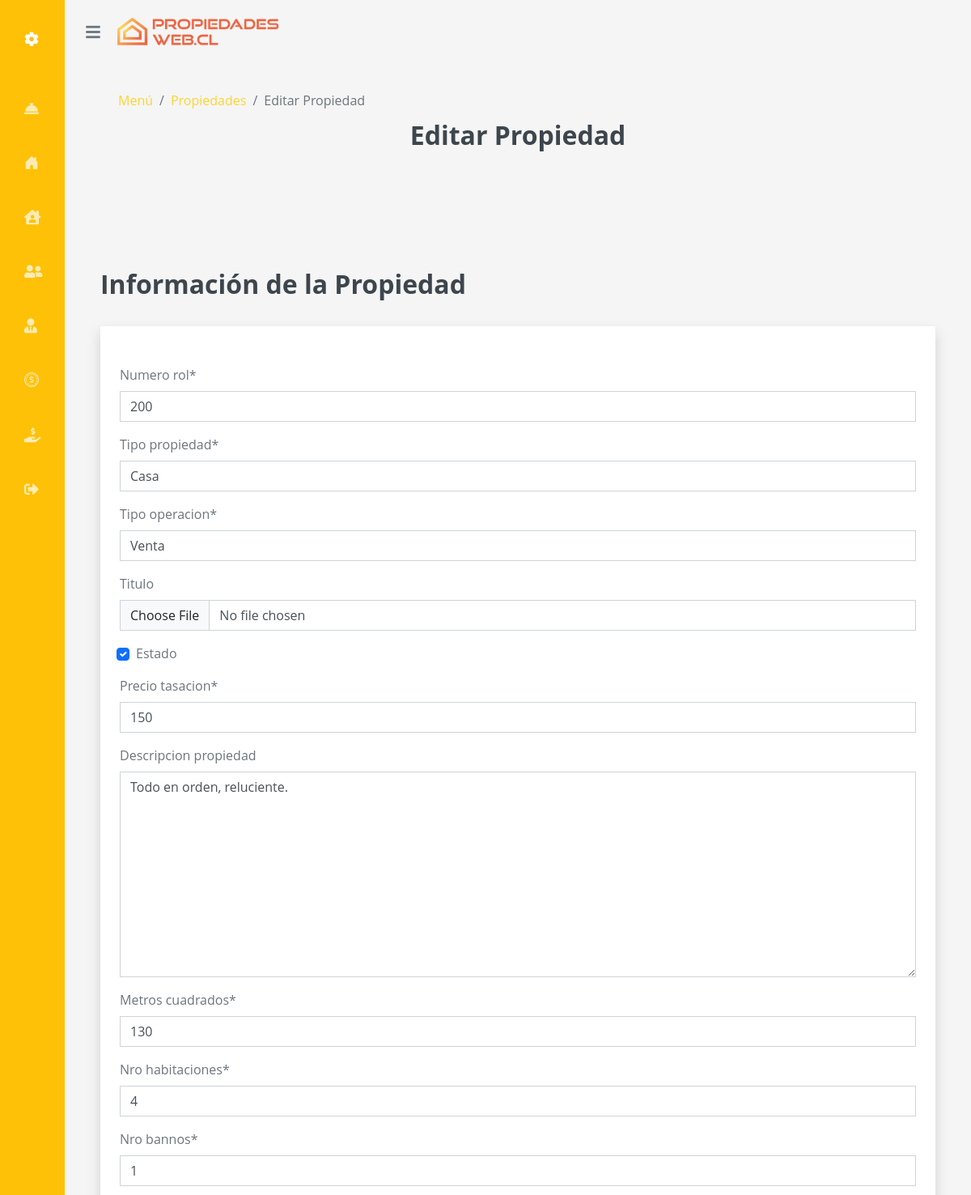
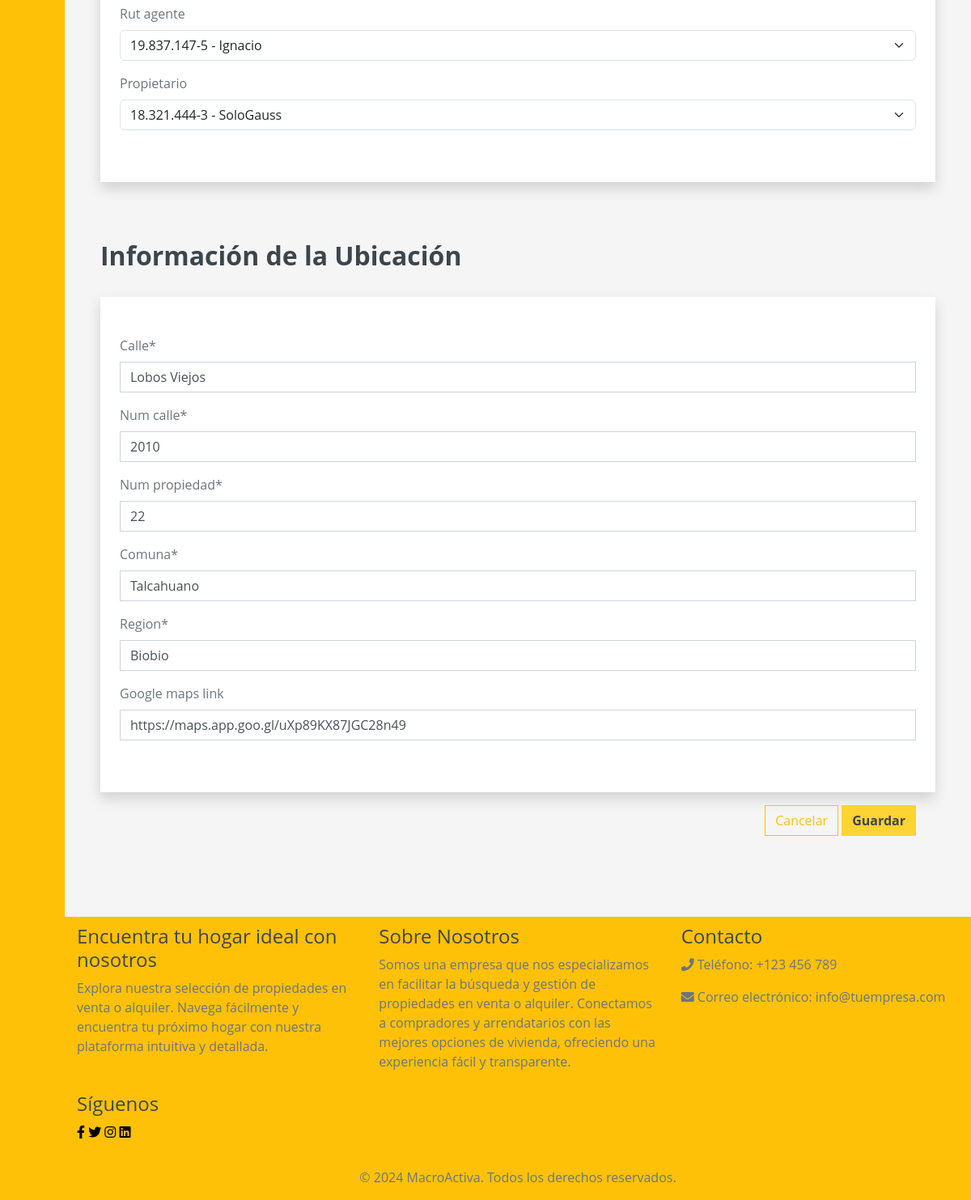
Screenshot of /editar_propiedad/8/ (signed in) with the database file from the repository (2 pictures, top to bottom).
### core/models.py (models this page shows, shortened)
class Propiedad(models.Model):
    numero_rol = models.IntegerField()
    tipo_propiedad = models.CharField(max_length=50)
    tipo_operacion = models.CharField(max_length=50)
    titulo = models.FileField(upload_to="pdfs/", null=True, blank=True)
    estado = models.BooleanField()
    descripcion_propiedad = models.TextField(default="", null=True, blank=True)
    metros_cuadrados = models.IntegerField()
    nro_habitaciones = models.IntegerField()
    nro_bannos = models.IntegerField()
    precio_tasacion = models.IntegerField()
    ubicacion = models.OneToOneField(Ubicacion, on_delete=models.CASCADE)
    rut_empresa = models.ForeignKey(EmpresaCorredora, on_delete=CASCADE)
    rut_agente = models.ForeignKey(Agente, on_delete=models.SET_NULL, null=True, blank=True)
    propietario = models.ForeignKey(Propietario, on_delete=models.SET_NULL, null=True, blank=True)

class Agente(models.Model):
    rut_agente = models.CharField(max_length=12)
    nombre = models.CharField(max_length=50)
    direccion = models.CharField(max_length=100)
    telefono = models.CharField(max_length=12)
    correo = models.CharField(max_length=200)
    fecha_creacion = models.DateField()
    rut_empresa = models.ForeignKey(EmpresaCorredora, on_delete= CASCADE)
    def __str__(self):
        return f"{self.rut_agente} - {self.nombre}"

class Ubicacion(models.Model):
    calle = models.CharField(max_length=100)
    num_calle = models.CharField(max_length=50)
    num_propiedad = models.CharField(max_length=50)
    comuna = models.CharField(max_length=50)
    region = models.CharField(max_length=50)
    google_maps_link = models.URLField(max_length=200, null=True, blank=True)

### core/views.py (the view)
# urls.py: path('editar_propiedad/<int:pk>/', views.editar_propiedad, name='editar_propiedad'),
@login_required
def editar_propiedad(request, pk):
    propiedad = get_object_or_404(Propiedad, pk=pk)
    ubicacion = propiedad.ubicacion
    if propiedad.rut_empresa != request.user:
        return HttpResponseForbidden("No tienes permiso para acceder a esta página")
    if request.method == 'POST':
        propiedad_form = frmCrearPropiedad(request.POST, request.FILES, instance=propiedad)
        ubicacion_form = frmUbicacion(request.POST, instance=ubicacion)
        if propiedad_form.is_valid() and ubicacion_form.is_valid():
            ubicacion_form.save()
            propiedad_form.save()
            messages.success(request, "Propiedad actualizada correctamente")
            return redirect('listar')
    else:
        propiedad_form = frmCrearPropiedad(instance=propiedad)
        ubicacion_form = frmUbicacion(instance=ubicacion)
        propiedad_form.fields['rut_agente'].queryset = Agente.objects.filter(rut_empresa=request.user)
        contratos = Contrato.objects.filter(rut_empresa=request.user)
        propietarios = Propietario.objects.filter(contrato__in=contratos).distinct()
        propiedad_form.fields['propietario'].queryset = propietarios
    return render(request, 'core/editar_propiedad.html', {
        'propiedad_form': propiedad_form,
        'ubicacion_form': ubicacion_form
    })

### core/forms.py
class frmCrearPropiedad(forms.ModelForm):
    class Meta:
        model = Propiedad
        fields = [
            'numero_rol','tipo_propiedad', 'tipo_operacion', 'titulo', 'estado', 'precio_tasacion',
            'descripcion_propiedad', 'metros_cuadrados', 'nro_habitaciones', 'nro_bannos','rut_agente',
            'propietario'
        ]
    titulo = forms.FileField(required=False)

class frmUbicacion(forms.ModelForm):
    class Meta:
        model = Ubicacion
        fields = ['calle', 'num_calle', 'num_propiedad', 'comuna', 'region', 'google_maps_link']

### core/models.py (called while the page is built)
    def __str__(self):
        return f"{self.rut_propietario} - {self.nombre}"

### core/templates/core/editar_propiedad.html (shortened to what this page needs)
{% extends "core/base.html" %}
{% load static %}
{% load crispy_forms_tags %}
{% block content %}
<div class="container-fluid mb-3">
    <div class="col-12 d-flex flex-column flex-md-row justify-content-between align-items-center">
        <nav aria-label="breadcrumb" style="background-color: transparent;">
            <ol class="breadcrumb mb-2 mb-md-0" style="background-color: transparent;">
                <li class="breadcrumb-item"><a href="#">Menú</a></li>
                <li class="breadcrumb-item"><a href="{% url 'listar' %}">Propiedades</a></li>
                <li class="breadcrumb-item active" aria-current="page">Editar Propiedad</li>
            </ol>
        </nav>
    </div>
    <h2 style="text-align:center;">Editar Propiedad</h2>
</div>
<div class="max-w-screen-2xl mx-auto px-4 sm:px-6 md:px-8" style="margin-top: 50px;">
    <div class="py-4">
        <form action="" method="post" enctype="multipart/form-data" autocomplete="off" class="space-y-4" novalidate>
            <div class="mt-5 md:mt-0 md:col-span-2 shadow-xl">
                <h2 class="px-6 py-4 text-xl font-semibold bg-gray-100 rounded-t-md">Información de la Propiedad</h2>
                <div class="shadow overflow-hidden sm:rounded-md">
                    <div class="px-4 py-5 bg-white sm:p-6">
                        <div class="grid grid-cols-6 gap-6">
                            {{ propiedad_form|crispy }}
                        </div>
                    </div>
                </div>
            </div>
            <div class="mt-5 md:mt-0 md:col-span-2 shadow-xl">
                <h2 class="px-6 py-4 text-xl font-semibold bg-gray-100 rounded-t-md">Información de la Ubicación</h2>
                <div class="shadow overflow-hidden sm:rounded-md">
                    <div class="px-4 py-5 bg-white sm:p-6">
                        <div class="grid grid-cols-6 gap-6">
                            {{ ubicacion_form|crispy }}
                        </div>
                    </div>
                </div>
            </div>
            <div class="px-4 py-3 bg-gray-50 text-right sm:px-6">
                <a href="{% url "listar" %}" class="btn btn-outline-warning my-2 my-sm-0">
                    Cancelar
                </a>
                <button type="submit" class="btn btn-primary font-weight-bold">
                    Guardar
                </button>
            </div>
        </form>
    </div>
</div>
{% endblock %}

### core/templates/core/base.html (style rules this page uses)
nav, .offcanvas { background-color: #000000; }

### rows the page displays
Propiedad: numero_rol "200", tipo_propiedad "Casa", tipo_operacion "Venta", estado "☑", precio_tasacion "150", descripcion_propiedad "Todo en orden, reluciente.", metros_cuadrados "130", nro_habitaciones "4", nro_bannos "1", propietario "18.321.444-3 - SoloGauss"
Agente: rut_agente "19.837.147-5 - Ignacio"
Ubicacion: calle "Lobos Viejos", num_calle "2010", num_propiedad "22", comuna "Talcahuano", region "Biobio", google_maps_link "https://maps.app.goo.gl/uXp89KX87JGC28n49"
